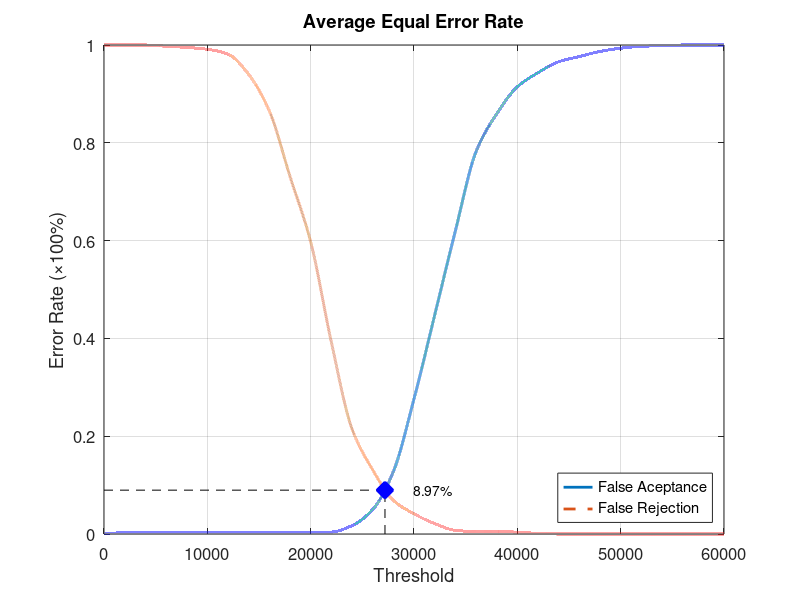
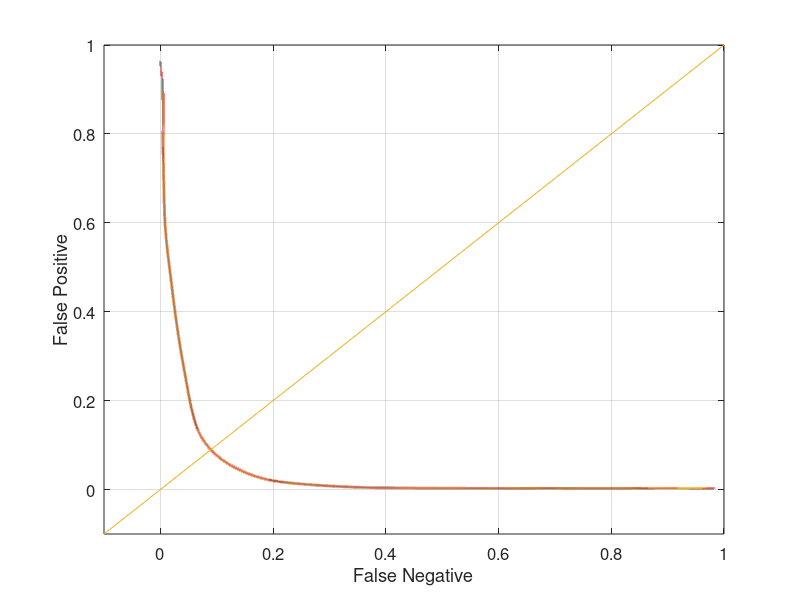

The MATLAB source for these figures, in order:
function yEER = Experiment3Average
close all;
clear;
clc;
x = 0:2000:60000;
xq = 0:0.5:60000;

y0 = [0 0.00263158 0.00263158 0.00263158 0.00263158 0.00263158 0.00263158 0.00263158 0.00263158 0.00263158 0.00263158 0.00394737 0.0171053 0.05 0.127632 0.276316 0.447368 0.619737 0.781579 0.859211 0.914474 0.943421 0.965789 0.976316 0.986842 0.993421 0.997368 0.998684 1 1 1];
yy0 = interp1(x, y0, xq, 'pchip');
y1 = [1 1 1 0.9975 0.995 0.99125 0.98125 0.94 0.865 0.73125 0.5975 0.3925 0.215 0.13125 0.06875 0.04125 0.02125 0.0075 0.005 0.005 0.00375 0.00125 0 0 0 0 0 0 0 0 0];
yy1 = interp1(x, y1, xq, 'pchip');

% Calculating EER: 
y2 = abs(y0 - y1);
find(y2 == min(y2))
yy2 = abs(yy0 - yy1);
xEER = find(yy2 == min(yy2));
xEERIndex = xq(xEER) % X-axis EER
yEER = yy0(xEER) % Y-axis EER

main = figure
plot(xq, yy0,'-','LineWidth', 2);	hold on
plot(xq, yy1,'--','LineWidth', 2);	hold on
plot([xEERIndex xEERIndex], [0 yEER], 'k--');	hold on
plot([0 xEERIndex], [yEER yEER], 'k--');	hold on
plot(xEERIndex, yEER, 'bx', 'LineWidth', 10);	hold on
text(xEERIndex + 10 * xEERIndex / 100, yEER, [num2str(round((10000 * yEER)) / 100) '%'])
legend('False Aceptance', 'False Rejection', 'Location', 'SouthEast')
xlabel('Threshold')
ylabel('Error Rate (\times100%)')
title('Average Equal Error Rate')
set(gca, 'FontSize', 12)
axis([0 60000 0 1])
grid on

print(main, 'Experiment3AverageMain', '-dpng');
FNRxFPR = figure('Color', [1 1 1]);
plot(yy1, yy0, '-', yy1, yy0, 'LineWidth', 2);
hold on
y = -0.1:0.1:1
plot(y, y); 
set(gca, 'FontSize', 12)
xlabel('False Negative')
ylabel('False Positive')
axis([-0.1 1 -0.1 1])
set(gca, 'FontSize', 12)
grid on

print(FNRxFPR, 'Experiment3AverageFNRxFPR','-dpng');
end
